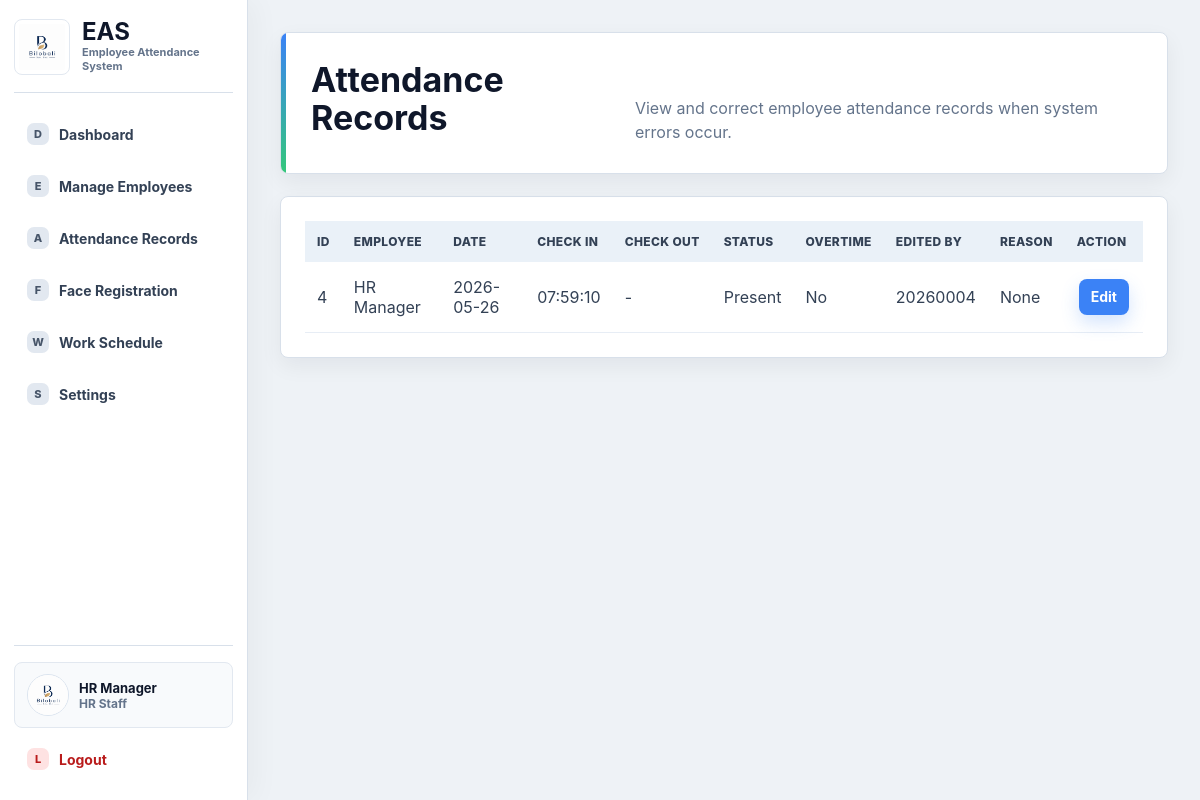
/attendance_records (signed in), run on an earlier commit of the app's database.
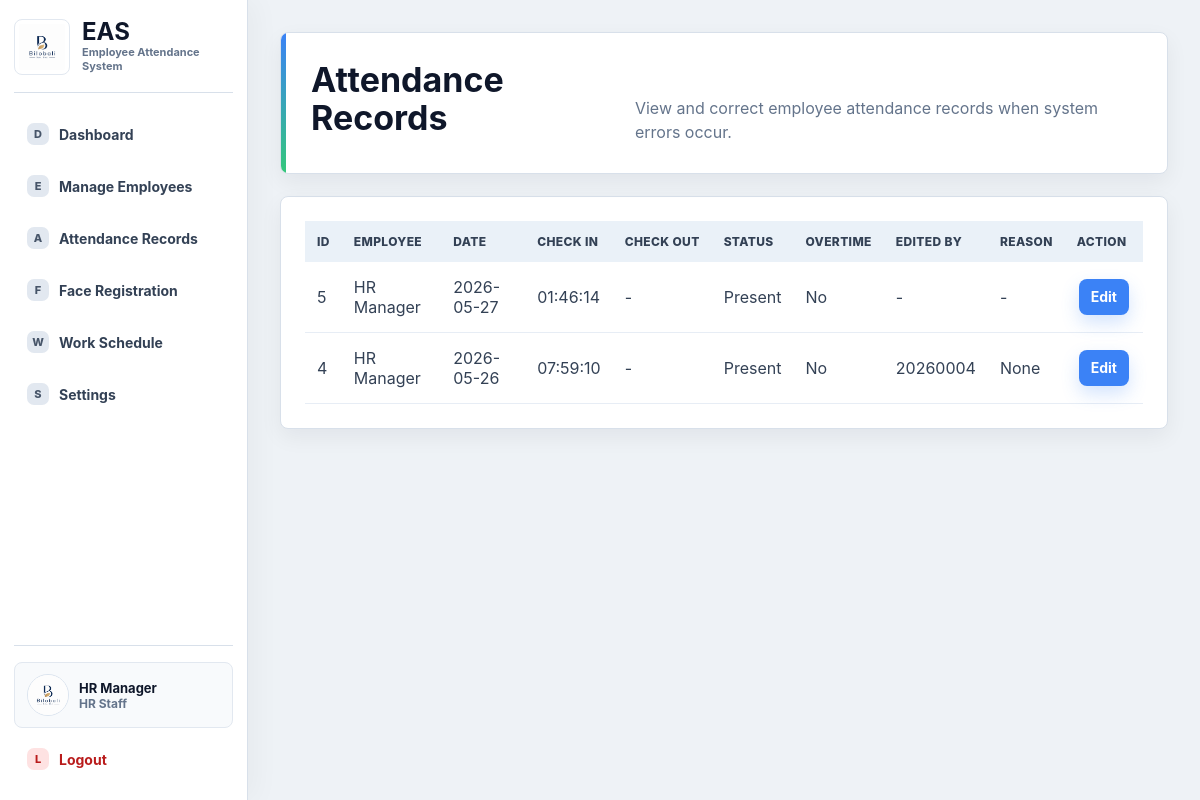
And on a later commit of the database.
### tables this page shows
CREATE TABLE users (
            id INTEGER PRIMARY KEY AUTOINCREMENT,
            username TEXT NOT NULL UNIQUE,
            password TEXT NOT NULL,
            role TEXT NOT NULL,
            full_name TEXT,
            email TEXT,
            department TEXT,
            position TEXT,
            status TEXT DEFAULT 'Active'
        , system_id TEXT, joined_year TEXT, profile_image TEXT, deleted_at TEXT);

CREATE TABLE attendance (
            id INTEGER PRIMARY KEY AUTOINCREMENT,
            user_id INTEGER NOT NULL,
            date TEXT NOT NULL,
            check_in TEXT,
            check_out TEXT,
            status TEXT DEFAULT 'Present',
            edited_by TEXT,
            edit_reason TEXT
        , overtime TEXT DEFAULT 'No');

### routes/hr_routes.py (the view)
@hr_bp.route("/attendance_records")
def attendance_records():
    if session.get("role") != "hr":
        return redirect(url_for("auth.login"))
    records = get_all_attendance_records()
    return render_template("hr/attendance_records.html", records=records)

### app.py (called while the page is built)
def create_app():
    app = Flask(__name__)
    app.secret_key = SECRET_KEY
    ensure_face_folder()
    init_db()
    seed_users()
    app.register_blueprint(kiosk_bp)
    app.register_blueprint(auth_bp)
    app.register_blueprint(superadmin_bp)
    app.register_blueprint(hr_bp)
    app.register_blueprint(employee_bp)
    app.register_blueprint(profile_bp)
    @app.context_processor
    def inject_current_user():
        from flask import session
        user_id = session.get("user_id")
        return {
            "current_user": get_user_by_id(user_id) if user_id else None
        }
    @app.after_request
    def prevent_authenticated_page_cache(response):
        response.headers["Cache-Control"] = "no-store, no-cache, must-revalidate, max-age=0"
        response.headers["Pragma"] = "no-cache"
        response.headers["Expires"] = "0"
        return response
    return app

### database.py (called while the page is built)
def get_sqlite_target():
    if DATABASE == ":memory:":
        return "file:eas_memory?mode=memory&cache=shared", True
    return DATABASE, DATABASE.startswith("file:")

def get_db_connection():
    global _MEMORY_DB_CONNECTION
    database, use_uri = get_sqlite_target()
    if DATABASE == ":memory:" and _MEMORY_DB_CONNECTION is None:
        _MEMORY_DB_CONNECTION = sqlite3.connect(database, uri=True)
        _MEMORY_DB_CONNECTION.row_factory = sqlite3.Row
    conn = sqlite3.connect(database, uri=use_uri)
    conn.row_factory = sqlite3.Row
    return conn

def get_user_by_id(user_id):
    conn = get_db_connection()
    user = conn.execute(
        "SELECT * FROM users WHERE id=?",
        (user_id,)
    ).fetchone()
    conn.close()
    return user

### services/attendance_service.py (called while the page is built)
def get_all_attendance_records():
    conn = get_db_connection()
    records = conn.execute("""
        SELECT attendance.*, users.full_name
        FROM attendance
        JOIN users ON attendance.user_id = users.id
        ORDER BY attendance.date DESC
    """).fetchall()
    conn.close()
    return records

### templates/hr/attendance_records.html (shortened to what this page needs)
<!DOCTYPE html>
<html>
<head>
    <link rel="stylesheet" href="{{ url_for('static', filename='css/main.css') }}">
    <link rel="stylesheet" href="{{ url_for('static', filename='css/dashboard.css') }}">
</head>
<body>
<div class="layout">
    {% include "shared/sidebar.html" %}
    <div class="main">
        <div class="header">
            <h1>Attendance Records</h1>
            <p>View and correct employee attendance records when system errors occur.</p>
        </div>
        <div class="table-box">
            <table>
                <tr>
                    <th>ID</th>
                    <th>Employee</th>
                    <th>Date</th>
                    <th>Check In</th>
                    <th>Check Out</th>
                    <th>Status</th>
                    <th>Overtime</th>
                    <th>Edited By</th>
                    <th>Reason</th>
                    <th>Action</th>
                </tr>
                {% for record in records %}
                <tr>
                    <td>{{ record.id }}</td>
                    <td>{{ record.full_name }}</td>
                    <td>{{ record.date }}</td>
                    <td>{{ record.check_in or "-" }}</td>
                    <td>{{ record.check_out or "-" }}</td>
                    <td>{{ record.status }}</td>
                    <td>{{ record.overtime or "No" }}</td>
                    <td>{{ record.edited_by or "-" }}</td>
                    <td>{{ record.edit_reason or "-" }}</td>
                    <td>
                        <a class="btn" href="/edit_attendance/{{ record.id }}">Edit</a>
                    </td>
                </tr>
                {% endfor %}
            </table>
        </div>
    </div>
</div>
</body>
</html>

### templates/shared/sidebar.html (shortened to what this page needs)
<aside class="sidebar" id="appSidebar">
    <div class="sidebar-top">
        <button class="brand-lockup" type="button" data-sidebar-toggle aria-label="Toggle sidebar">
            <img src="{{ url_for('static', filename='images/bilobali_logo.png') }}" alt="Bilobali logo">
            <span><strong>EAS</strong><small>Employee Attendance System</small></span>
        </button>
    </div>
    <nav class="sidebar-nav">
    {% if session.get("role") == "superadmin" %}
    <a href="/superadmin" data-icon="D"><span>Dashboard</span></a>
    <a href="/employees" data-icon="E"><span>Manage Employees</span></a>
    <a href="/superadmin/face_registration" data-icon="F"><span>Face Registration</span></a>
    <a href="/work_settings" data-icon="W"><span>Work Schedule</span></a>
    {% elif session.get("role") == "hr" %}
    <a href="/hr" data-icon="D"><span>Dashboard</span></a>
    <a href="/employees" data-icon="E"><span>Manage Employees</span></a>
    <a href="/attendance_records" data-icon="A"><span>Attendance Records</span></a>
    <a href="/face_registration" data-icon="F"><span>Face Registration</span></a>
    <a href="/work_settings" data-icon="W"><span>Work Schedule</span></a>
    {% else %}
    <a href="/employee" data-icon="D"><span>Dashboard</span></a>
    {% endif %}
    <a href="/settings" data-icon="S"><span>Settings</span></a>
    </nav>
    {% if current_user %}
    {% set role_label = "Super Admin" if current_user.role == "superadmin" else ("HR Staff" if current_user.role == "hr" else "Employee") %}
    <div class="sidebar-account">
        <a class="sidebar-profile" href="/profile" title="Profile">
            <img src="{{ url_for('static', filename=current_user.profile_image) if current_user.profile_image else url_for('static', filename='images/bilobali_logo.png') }}" alt="Profile photo">
            <span>
                <strong>{{ current_user.full_name or "User" }}</strong>
                <small>{{ role_label }}</small>
            </span>
        </a>
        <a class="sidebar-logout" href="/logout" data-icon="L"><span>Logout</span></a>
    </div>
    {% endif %}
</aside>

### static/css/main.css (style rules this page uses)
:root { --page: #eef2f6; --surface: #ffffff; --surface-soft: #f8fafc; --ink: #0f172a; --text: #1f2937; --muted: #64748b; --line: #d8e0ea; --nav: #101827; --nav-2: #172235; --blue: #3b82f6; --blue-dark: #2563eb; --green: #34c77b; --green-dark: #16a34a; --orange: #fb923c; --orange-dark: #ea580c; --red: #ef4444; --red-dark: #dc2626; --radius: 8px; --shadow: 0 18px 44px rgba(15, 23, 42, 0.10); --shadow-soft: 0 8px 22px rgba(15, 23, 42, 0.06); }
* { box-sizing: border-box; }
html { min-height: 100%; }
body { min-height: 100vh; margin: 0; font-family: Inter, "Segoe UI", Arial, Helvetica, sans-serif; background: var(--page); color: var(--text); }
a { color: inherit; text-decoration: none; }
button, .btn { display: inline-flex; align-items: center; justify-content: center; min-height: 40px; padding: 10px 16px; border: 0; border-radius: var(--radius); background: var(--blue); color: #ffffff; font: inherit; font-size: 14px; font-weight: 700; line-height: 1; cursor: pointer; box-shadow: 0 8px 18px rgba(59, 130, 246, 0.22); transition: transform 140ms ease, box-shadow 140ms ease, background 140ms ease; }

What changed in the data, as far as the page shows it:
added attendance: id "5", full_name "HR Manager", date "2026-05-27", check_in "01:46:14", check_out "-", status "Present", overtime "No", edited_by "-", edit_reason "-"
